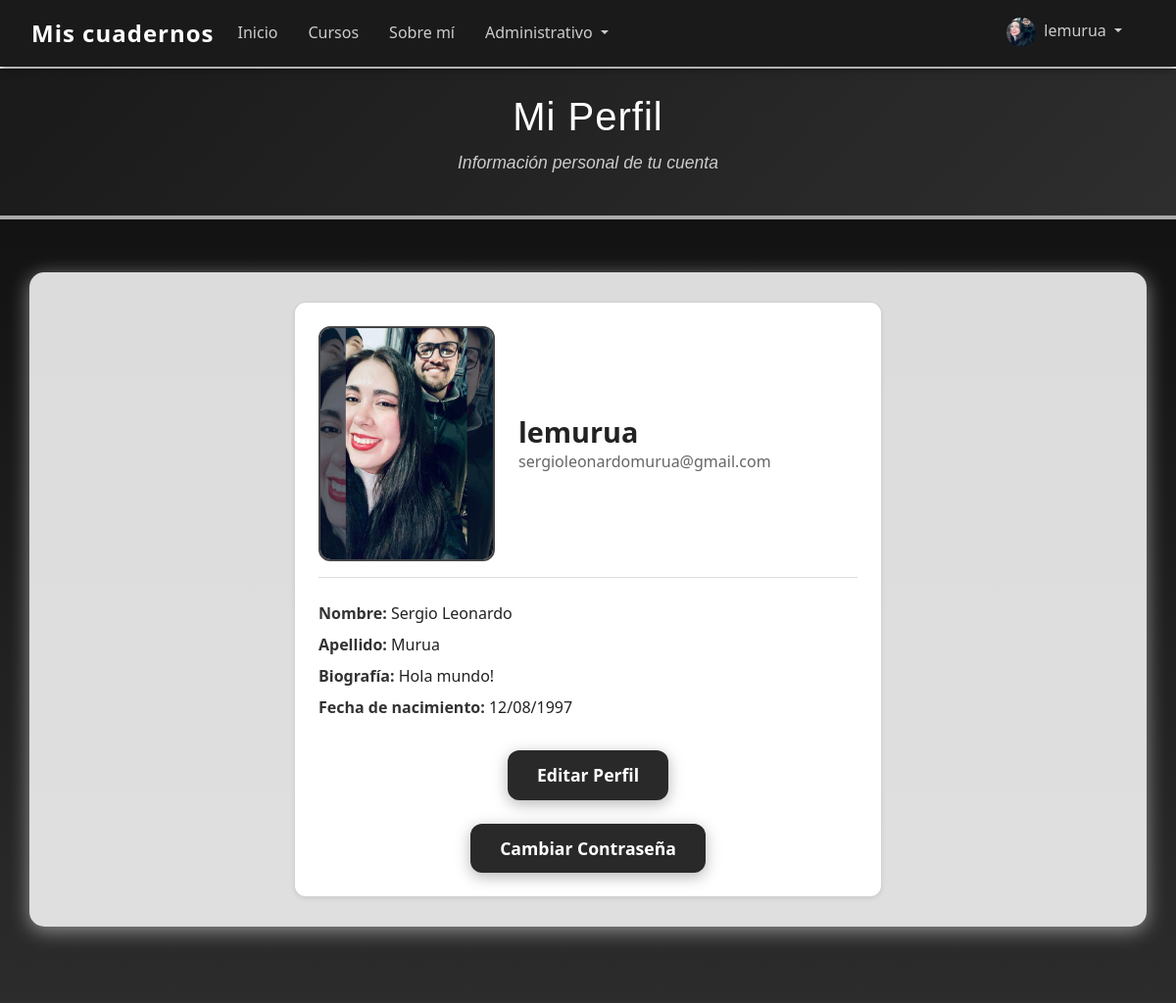
The page /accounts/perfil/ (signed in) on the database its author committed.
### accounts/models.py (models this page shows, shortened)
class Profile(models.Model):
    user = models.OneToOneField(User, on_delete=models.CASCADE)
    avatar = models.ImageField(upload_to='avatars/', null=True, blank=True)
    bio = models.TextField(blank=True)
    birth_date = models.DateField(null=True, blank=True)

### accounts/views.py (the view)
# urls.py: path('perfil/', views.ver_perfil, name='ver_perfil'),
@login_required
def ver_perfil(request):
    return render(request, 'accounts/perfil.html', {'perfil': request.user.profile})

### accounts/templates/accounts/perfil.html (shortened to what this page needs)
{% extends 'core/base.html' %}
{% block banner %}
<div class="banner-sobremi">
  <h1>Mi Perfil</h1>
  <p>Información personal de tu cuenta</p>
</div>
{% endblock %}
{% block cuerpo %}
<div class="background">
  <div class="container mt-4">
    <div class="card perfil-card p-4 shadow-sm">
      <div class="perfil-header d-flex align-items-center mb-4">
        {% if perfil.avatar %}
          <img src="{{ perfil.avatar.url }}" alt="Avatar" class="perfil-avatar me-4">
        {% else %}
          <div class="perfil-avatar perfil-avatar-placeholder me-4">
            <span>Sin avatar</span>
          </div>
        {% endif %}
        <div>
          <h2 class="perfil-username">{{ perfil.user.username }}</h2>
          <p class="perfil-email">{{ perfil.user.email }}</p>
        </div>
      </div>
      <div class="perfil-info">
        <p><strong>Nombre:</strong> <span class="perfil-nombre">{{ perfil.user.first_name|default:"Sin nombre." }}</span></p>
        <p><strong>Apellido:</strong> <span class="perfil-apellido">{{ perfil.user.last_name|default:"Sin apellido." }}</span></p>
        <p><strong>Biografía:</strong> <span class="perfil-bio">{{ perfil.bio|default:"Sin biografía." }}</span></p>
        <p><strong>Fecha de nacimiento:</strong> <span class="perfil-birthdate">{{ perfil.birth_date|date:"d/m/Y"|default:"Sin fecha." }}</span></p>
      </div>
      <a href="{% url 'editar_perfil' %}" class="btn botones_negros mt-4">Editar Perfil</a>
      <a href="{% url 'password_change' %}" class="btn botones_negros mt-4">Cambiar Contraseña</a>
    </div>
  </div>
</div>
{% endblock %}

### core/templates/core/base.html (shortened to what this page needs)
{% load static %}
<!DOCTYPE html>
<html lang="en">
<head>
    <link href="https://cdn.jsdelivr.net/npm/bootstrap@5.3.7/dist/css/bootstrap.min.css" rel="stylesheet">
    <link rel="stylesheet" href="{% static 'core/css/style.css' %}" type="text/css">
</head>
<body style="padding-top: 70px;">
    {% block navbar %}
    <nav class="style-navbar navbar navbar-expand-lg bg-body-tertiary fixed-top">
      <div class="container-fluid">
          <a class="navbar-brand" href="{% url 'Index' %}">Mis cuadernos</a>
          <div class="collapse navbar-collapse" id="navbarText">
            <ul class="navbar-nav me-auto mb-2 mb-lg-0">
              <li class="nav-item">
                <a class="nav-link {% if request.path == '/' %}active{% endif %}" href="{% url 'Index' %}">Inicio</a>
              </li>
              <li class="nav-item">
                <a class="nav-link {% if request.path == '/cursos/' %}active{% endif %}" href="{% url 'Cursos' %}">Cursos</a>
              </li>
              <li class="nav-item">
                <a class="nav-link {% if request.path == '/sobremi/' %}active{% endif %}" href="{% url 'SobreMi' %}">Sobre mí</a>
              </li>
              {% if user.is_authenticated %}
              <li class="nav-item dropdown">
                  <a class="nav-link dropdown-toggle {% if activo_administrativo %}active{% endif %}" href="#" role="button" data-bs-toggle="dropdown" aria-expanded="false">
                      Administrativo
                  </a>
              </li>
              {% endif %}
            </ul>
            <ul class="navbar-nav mb-2 mb-lg-0">
              {% if user.is_authenticated %}
              <li class="nav-item dropdown">
                <a class="nav-link dropdown-toggle" href="#" id="navbarDropdownUser" role="button" data-bs-toggle="dropdown" aria-expanded="false">
                    {% if user.profile.avatar %}
                      <img src="{{ user.profile.avatar.url }}" class="tamano_logo me-1" alt="Avatar">
                    {% else %}
                      <img src="{% static 'core/img/avatar_default.png' %}" class="tamano_logo me-1" alt="Avatar">
                    {% endif %}
                  {{ user.username }}
                </a>
              </li>
              {% else %}
              <li class="nav-item">
                <a class="nav-link" href="{% url 'login' %}">Iniciar Sesión</a>
              </li>
              {% endif %}
            </ul>
          </div>
      </div>
    </nav>
    {% endblock navbar %}
    {% block banner %}
    {% endblock banner %}
    {% block cuerpo %}{% endblock cuerpo %}
</body>
</html>

### core/static/core/css/style.css (style rules this page uses)
.background { background: linear-gradient(180deg, #121212 0%, #2c2c2c 100%); background-size: cover; background-repeat: no-repeat; background-position: center; min-height: 100vh; padding-top: 30px; padding-bottom: 30px; }
.card { background-color: #ffffff; border-radius: 10px; box-shadow: 0 6px 20px rgba(255, 255, 255, 0.2); }
.style-navbar { background-color: #1a1a1a !important; padding: 10px 20px; box-shadow: 0 2px 8px rgba(0, 0, 0, 0.5); }
.style-navbar .navbar-brand { color: #ffffff; font-weight: bold; font-size: 1.5rem; letter-spacing: 1px; }
.style-navbar .navbar-nav .nav-link { color: #cccccc; margin-right: 15px; transition: color 0.3s ease, border-bottom 0.3s ease; border-bottom: 2px solid transparent; }
.tamano_logo { width: 30px; height: 30px; border-radius: 50%; object-fit: fill; }
.banner-sobremi { width: 100%; background: linear-gradient(135deg, #1a1a1a, #2e2e2e); color: white; text-align: center; padding: 25px 20px; border-bottom: 4px solid #aaaaaa; font-family: 'Poppins', sans-serif; position: relative; }
.banner-sobremi h1 { font-size: 2.5rem; margin-bottom: 10px; letter-spacing: 1px; }
.banner-sobremi p { font-size: 1.1rem; color: #cccccc; font-style: italic; }
.container { background-color: rgba(255, 255, 255, 0.85); padding: 30px; border-radius: 15px; box-shadow: 0 4px 20px rgba(255, 255, 255, 0.5); }
.botones_negros { background-color: #292929; color: white; font-weight: 700; padding: 12px 30px; border: none; border-radius: 12px; font-size: 1.1rem; cursor: pointer; transition: background-color 0.3s ease; display: block; margin: 0 auto; box-shadow: 0 4px 15px rgba(73, 73, 73, 0.4); }
.perfil-card { max-width: 600px; margin: 0 auto; border-radius: 12px; background-color: #fff; color: #222; font-family: 'Segoe UI', Tahoma, Geneva, Verdana, sans-serif; }
.perfil-header { border-bottom: 1px solid #ddd; padding-bottom: 1rem; }
.perfil-avatar { width: 15vw; height: 30vh; object-fit: fill; border-radius: 12px; border: 2px solid #444; display: block; }
.perfil-username { margin: 0; font-weight: 700; font-size: 1.8rem; }
.perfil-email { margin: 0; font-size: 1rem; color: #666; }
.perfil-info p { font-size: 1rem; margin-bottom: 0.5rem; }
.perfil-info strong { color: #333; }

### rows shown on the page
Profile: avatar (picture), user.username "lemurua", user.email "sergioleonardomurua@gmail.com", user.first_name "Sergio Leonardo", user.last_name "Murua", bio "Hola mundo!", birth_date "12/08/1997"

### other values the page prints
{{ user.username }} "lemurua"
